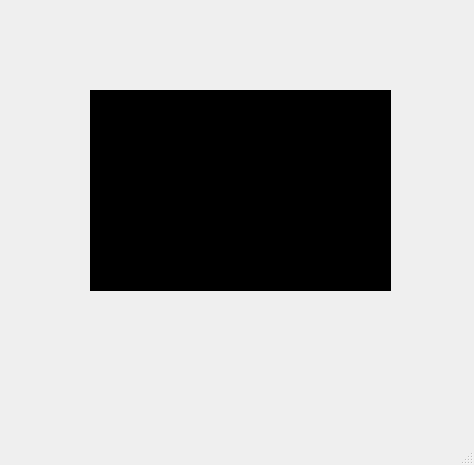
<?xml version="1.0" encoding="UTF-8"?>
<ui version="4.0">
 <class>ui_mainwindow</class>
 <widget class="QMainWindow" name="ui_mainwindow">
  <property name="geometry">
   <rect>
    <x>0</x>
    <y>0</y>
    <width>474</width>
    <height>465</height>
   </rect>
  </property>
  <property name="windowTitle">
   <string>laplacian</string>
  </property>
  <widget class="QWidget" name="centralwidget">
   <widget class="QLabel" name="label">
    <property name="geometry">
     <rect>
      <x>90</x>
      <y>90</y>
      <width>301</width>
      <height>201</height>
     </rect>
    </property>
    <property name="styleSheet">
     <string notr="true">
background-color: rgb(0, 0, 0);</string>
    </property>
    <property name="text">
     <string/>
    </property>
   </widget>
  </widget>
  <widget class="QMenuBar" name="menubar">
   <property name="geometry">
    <rect>
     <x>0</x>
     <y>0</y>
     <width>474</width>
     <height>21</height>
    </rect>
   </property>
  </widget>
  <widget class="QStatusBar" name="statusbar"/>
 </widget>
 <resources/>
 <connections/>
</ui>
